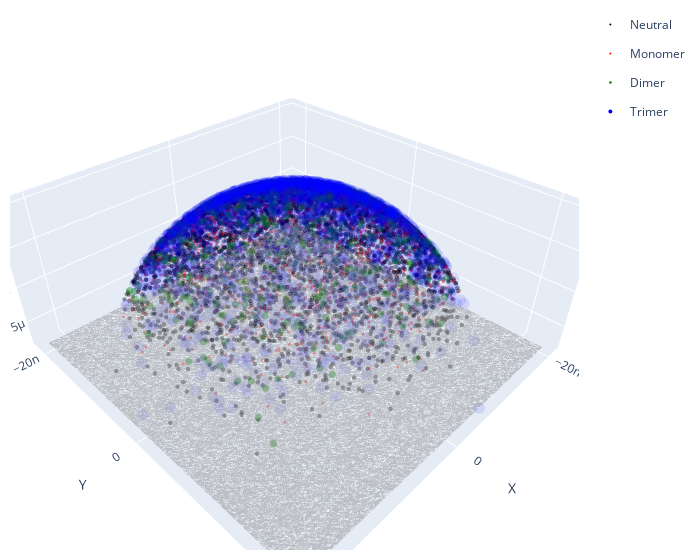

Notebook cell for this chart:
### Code cell
import plotly.graph_objects as go
import numpy as np

# Define your color and size arrays
colors = ['black', 'red', 'green', 'blue']
sizes = [1.5, 1, 2.5, 4]
species_names = ["Neutral", "Monomer", "Dimer", "Trimer"]
opacities = [0.4,0.4,.4,.1]

# Initiate an empty data list
data = []

# Create a separate trace for each species type
for i in range(4):
    indices = [j for j, x in enumerate(species) if x == i]  # indices of each species type
    trace = go.Scatter3d(
        x=[x[j] for j in indices],
        y=[y[j] for j in indices],
        z=[z[j] for j in indices],
        mode='markers',
        marker=dict(
            size=sizes[i],
            color=colors[i],       # Set color
            opacity=opacities[i]
        ),
        hoverinfo='none',
        showlegend=False  # We don't want to show these in the legend
    )
    data.append(trace)

    # Invisible traces for larger legend markers
    trace_legend = go.Scatter3d(
        x=[None],
        y=[None],
        z=[None],
        mode='markers',
        marker=dict(
            size=sizes[i],
            color=colors[i],
            opacity=1
        ),
        name=species_names[i],  # The name now reflects the species name
        legendgroup=species_names[i],
        showlegend=True
    )
    data.append(trace_legend)

# Create a surface below your scatter plot
x_range = np.linspace(min(x), max(x), 10)
y_range = np.linspace(min(y), max(y), 10)
x_grid, y_grid = np.meshgrid(x_range, y_range)
z_value = min(z)  # set your z value to be the minimum z-value
surface = go.Surface(x=x_grid, y=y_grid, z=z_value*np.ones_like(x_grid), colorscale=[[0, 'grey'], [1, 'grey']], showscale=False, opacity=0.5)
data.append(surface)

# Create a figure
fig = go.Figure(data=data)

# Set labels and set z-axis range
fig.update_layout(scene = dict(
                    xaxis_title='X',
                    yaxis_title='Y',
                    zaxis_title='Z',
                    zaxis_range=[min(z),max(z)]),  # Set the range of z-axis
                    width=700,
                    margin=dict(r=20, l=10, b=10, t=10))

fig.show()

### Figure 1 — Plotly figure (JSON) as saved in the notebook; plotly's stock layout.template omitted (floating-point values rounded to 4 significant figures; data arrays with more than 128 entries replaced by an {"elided": "..."} marker saying what was removed)
{"data": [{"hoverinfo": "none", "marker": {"color": "black", "opacity": 0.4, "size": 1.5}, "mode": "markers", "showlegend": false, "type": "scatter3d", "x": {"elided": "5999 float values"}, "y": {"elided": "5999 float values"}, "z": {"elided": "5999 float values"}}, {"legendgroup": "Neutral", "marker": {"color": "black", "opacity": 1, "size": 1.5}, "mode": "markers", "name": "Neutral", "showlegend": true, "type": "scatter3d", "x": [null], "y": [null], "z": [null]}, {"hoverinfo": "none", "marker": {"color": "red", "opacity": 0.4, "size": 1}, "mode": "markers", "showlegend": false, "type": "scatter3d", "x": {"elided": "1525 float values"}, "y": {"elided": "1525 float values"}, "z": {"elided": "1525 float values"}}, {"legendgroup": "Monomer", "marker": {"color": "red", "opacity": 1, "size": 1}, "mode": "markers", "name": "Monomer", "showlegend": true, "type": "scatter3d", "x": [null], "y": [null], "z": [null]}, {"hoverinfo": "none", "marker": {"color": "green", "opacity": 0.4, "size": 2.5}, "mode": "markers", "showlegend": false, "type": "scatter3d", "x": {"elided": "519 float values"}, "y": {"elided": "519 float values"}, "z": {"elided": "519 float values"}}, {"legendgroup": "Dimer", "marker": {"color": "green", "opacity": 1, "size": 2.5}, "mode": "markers", "name": "Dimer", "showlegend": true, "type": "scatter3d", "x": [null], "y": [null], "z": [null]}, {"hoverinfo": "none", "marker": {"color": "blue", "opacity": 0.1, "size": 4}, "mode": "markers", "showlegend": false, "type": "scatter3d", "x": {"elided": "1957 float values"}, "y": {"elided": "1957 float values"}, "z": {"elided": "1957 float values"}}, {"legendgroup": "Trimer", "marker": {"color": "blue", "opacity": 1, "size": 4}, "mode": "markers", "name": "Trimer", "showlegend": true, "type": "scatter3d", "x": [null], "y": [null], "z": [null]}, {"colorscale": [[0, "grey"], [1, "grey"]], "opacity": 0.5, "showscale": false, "type": "surface", "x": [[-2.115e-08, -1.632e-08, -1.15e-08, -6.675e-09, -1.851e-09, 2.973e-09, 7.798e-09, 1.262e-08, 1.745e-08, 2.227e-08], [-2.115e-08, -1.632e-08, -1.15e-08, -6.675e-09, -1.851e-09, 2.973e-09, 7.798e-09, 1.262e-08, 1.745e-08, 2.227e-08], [-2.115e-08, -1.632e-08, -1.15e-08, -6.675e-09, -1.851e-09, 2.973e-09, 7.798e-09, 1.262e-08, 1.745e-08, 2.227e-08], [-2.115e-08, -1.632e-08, -1.15e-08, -6.675e-09, -1.851e-09, 2.973e-09, 7.798e-09, 1.262e-08, 1.745e-08, 2.227e-08], [-2.115e-08, -1.632e-08, -1.15e-08, -6.675e-09, -1.851e-09, 2.973e-09, 7.798e-09, 1.262e-08, 1.745e-08, 2.227e-08], [-2.115e-08, -1.632e-08, -1.15e-08, -6.675e-09, -1.851e-09, 2.973e-09, 7.798e-09, 1.262e-08, 1.745e-08, 2.227e-08], [-2.115e-08, -1.632e-08, -1.15e-08, -6.675e-09, -1.851e-09, 2.973e-09, 7.798e-09, 1.262e-08, 1.745e-08, 2.227e-08], [-2.115e-08, -1.632e-08, -1.15e-08, -6.675e-09, -1.851e-09, 2.973e-09, 7.798e-09, 1.262e-08, 1.745e-08, 2.227e-08], [-2.115e-08, -1.632e-08, -1.15e-08, -6.675e-09, -1.851e-09, 2.973e-09, 7.798e-09, 1.262e-08, 1.745e-08, 2.227e-08], [-2.115e-08, -1.632e-08, -1.15e-08, -6.675e-09, -1.851e-09, 2.973e-09, 7.798e-09, 1.262e-08, 1.745e-08, 2.227e-08]], "y": [[-2.163e-08, -2.163e-08, -2.163e-08, -2.163e-08, -2.163e-08, -2.163e-08, -2.163e-08, -2.163e-08, -2.163e-08, -2.163e-08], [-1.668e-08, -1.668e-08, -1.668e-08, -1.668e-08, -1.668e-08, -1.668e-08, -1.668e-08, -1.668e-08, -1.668e-08, -1.668e-08], [-1.172e-08, -1.172e-08, -1.172e-08, -1.172e-08, -1.172e-08, -1.172e-08, -1.172e-08, -1.172e-08, -1.172e-08, -1.172e-08], [-6.773e-09, -6.773e-09, -6.773e-09, -6.773e-09, -6.773e-09, -6.773e-09, -6.773e-09, -6.773e-09, -6.773e-09, -6.773e-09], [-1.821e-09, -1.821e-09, -1.821e-09, -1.821e-09, -1.821e-09, -1.821e-09, -1.821e-09, -1.821e-09, -1.821e-09, -1.821e-09], [3.13e-09, 3.13e-09, 3.13e-09, 3.13e-09, 3.13e-09, 3.13e-09, 3.13e-09, 3.13e-09, 3.13e-09, 3.13e-09], [8.082e-09, 8.082e-09, 8.082e-09, 8.082e-09, 8.082e-09, 8.082e-09, 8.082e-09, 8.082e-09, 8.082e-09, 8.082e-09], [1.303e-08, 1.303e-08, 1.303e-08, 1.303e-08, 1.303e-08, 1.303e-08, 1.303e-08, 1.303e-08, 1.303e-08, 1.303e-08], [1.798e-08, 1.798e-08, 1.798e-08, 1.798e-08, 1.798e-08, 1.798e-08, 1.798e-08, 1.798e-08, 1.798e-08, 1.798e-08], [2.294e-08, 2.294e-08, 2.294e-08, 2.294e-08, 2.294e-08, 2.294e-08, 2.294e-08, 2.294e-08, 2.294e-08, 2.294e-08]], "z": [[1.772e-06, 1.772e-06, 1.772e-06, 1.772e-06, 1.772e-06, 1.772e-06, 1.772e-06, 1.772e-06, 1.772e-06, 1.772e-06], [1.772e-06, 1.772e-06, 1.772e-06, 1.772e-06, 1.772e-06, 1.772e-06, 1.772e-06, 1.772e-06, 1.772e-06, 1.772e-06], [1.772e-06, 1.772e-06, 1.772e-06, 1.772e-06, 1.772e-06, 1.772e-06, 1.772e-06, 1.772e-06, 1.772e-06, 1.772e-06], [1.772e-06, 1.772e-06, 1.772e-06, 1.772e-06, 1.772e-06, 1.772e-06, 1.772e-06, 1.772e-06, 1.772e-06, 1.772e-06], [1.772e-06, 1.772e-06, 1.772e-06, 1.772e-06, 1.772e-06, 1.772e-06, 1.772e-06, 1.772e-06, 1.772e-06, 1.772e-06], [1.772e-06, 1.772e-06, 1.772e-06, 1.772e-06, 1.772e-06, 1.772e-06, 1.772e-06, 1.772e-06, 1.772e-06, 1.772e-06], [1.772e-06, 1.772e-06, 1.772e-06, 1.772e-06, 1.772e-06, 1.772e-06, 1.772e-06, 1.772e-06, 1.772e-06, 1.772e-06], [1.772e-06, 1.772e-06, 1.772e-06, 1.772e-06, 1.772e-06, 1.772e-06, 1.772e-06, 1.772e-06, 1.772e-06, 1.772e-06], [1.772e-06, 1.772e-06, 1.772e-06, 1.772e-06, 1.772e-06, 1.772e-06, 1.772e-06, 1.772e-06, 1.772e-06, 1.772e-06], [1.772e-06, 1.772e-06, 1.772e-06, 1.772e-06, 1.772e-06, 1.772e-06, 1.772e-06, 1.772e-06, 1.772e-06, 1.772e-06]]}], "layout": {"margin": {"b": 10, "l": 10, "r": 20, "t": 10}, "scene": {"xaxis": {"title": {"text": "X"}}, "yaxis": {"title": {"text": "Y"}}, "zaxis": {"range": [1.772e-06, 1.791e-06], "title": {"text": "Z"}}}, "width": 700}}
